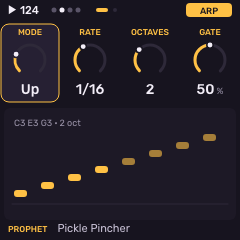
#> input picture firmware/upstream/melodee/docs/design/ref/arp.png, 240 x 240 px
$ python -i ui_mockcmp.py   (imports and definitions only)
#> lines starting #> are read from the running program, lines starting #| are printed output that depends on the picture; after the words box and inside, x2 and y2 are one past the last pixel; in counts of white or black regions, pixels touching at a corner belong together
#> further down, picture is the input picture: PIL image 240x240 RGB; mean R, G, B 38.1, 32.3, 39.9
#!/usr/bin/env python3
# SPDX-License-Identifier: GPL-3.0-only
# Copyright (C) 2026 Kerem Kilic (Ellic Studio)
"""Mockup parity: each device screen (tests/ui_render.c's ref_* scenes, rendered by tests/ui_render.py) beside the
redesign's reference screen (docs/design/ref, tools/mock_refs.py), scored.

  tools/ui_mockcmp.py RENDER_DIR OUT_DIR [--palette NIGHT] [--min SCORE]

RENDER_DIR is ui_render's output (RENDER_DIR/<palette>/ref_<screen>.png). Writes OUT_DIR/<screen>.png (reference |
device | difference) and OUT_DIR/report.txt. Scores, 0..100:
  colour  the 8 x 8 blocks whose mean colour is within 32 (RGB distance) of the reference's: palette and areas
  layout  F1 of the edges (the device's against the reference's, 2 px apart allowed): where things are and their shapes
  parity  their mean. --min: exit 1 when a screen scores under it (a phase's gate)."""
import argparse
import os
import sys

from PIL import Image, ImageChops, ImageDraw, ImageFilter

ROOT = os.path.dirname(os.path.dirname(os.path.abspath(__file__)))
REF = os.path.join(ROOT, "docs", "design", "ref")
SCREENS = ["stage_held", "stage_cutoff", "stage_drum", "browser", "patterns", "song", "env", "lfo", "edit_osc", "mixer", "notes", "settings", "dialog", "sheet_sound", "sheet_song", "picker_wave", "sections_p5", "map_p5", "map_fm6", "scl_list", "sheet_project", "sheet_note", "sheet_hit", "motion", "sheet_motion", "mod", "picker_mod", "arp", "pattern", "fmeg", "grid", "scales"]


def blocks(im, n=8):
    b = im.resize((im.width // n, im.height // n), Image.BOX).tobytes()
    return [tuple(b[i:i + 3]) for i in range(0, len(b), 3)]


# [4 lines left out: function colour_score, not called in this run]


def edges(im):
    g = im.convert("L").filter(ImageFilter.BoxBlur(1)).filter(ImageFilter.FIND_EDGES)
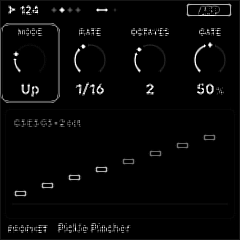
#> g: PIL image 240x240 L; min 0, max 255, mean 6.8
    return g.point(lambda v: 255 if v > 40 else 0)
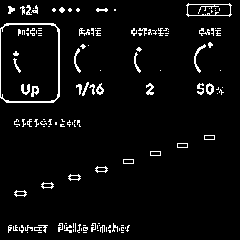
#> returned value: PIL image 240x240 L; 4.9% white in thin lines or dots


# [48 lines left out: functions layout_score, sheet, main, not called in this run]


# [2 lines not run here, left out]

>>> from PIL import Image
>>> picture = Image.open('../firmware/upstream/melodee/docs/design/ref/arp.png')
>>> result = edges(picture)

$ run again, on firmware/upstream/melodee/docs/design/ref/chord.png
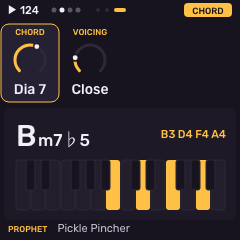
#> input picture firmware/upstream/melodee/docs/design/ref/chord.png, 240 x 240 px
#> picture is the input picture: PIL image 240x240 RGB; mean R, G, B 45.1, 37.8, 42.1
#> in edges, `g = im.convert("L").filter(ImageFilter.BoxBlur(1)).filter(ImageFilter...`:
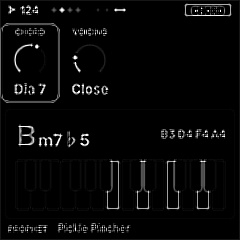
#> g: PIL image 240x240 L; min 0, max 255, mean 8.2
#> in edges, `return g.point(lambda v: 255 if v > 40 else 0)`:
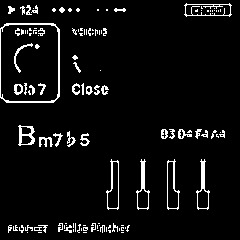
#> returned value: PIL image 240x240 L; 5.8% white in thin lines or dots
